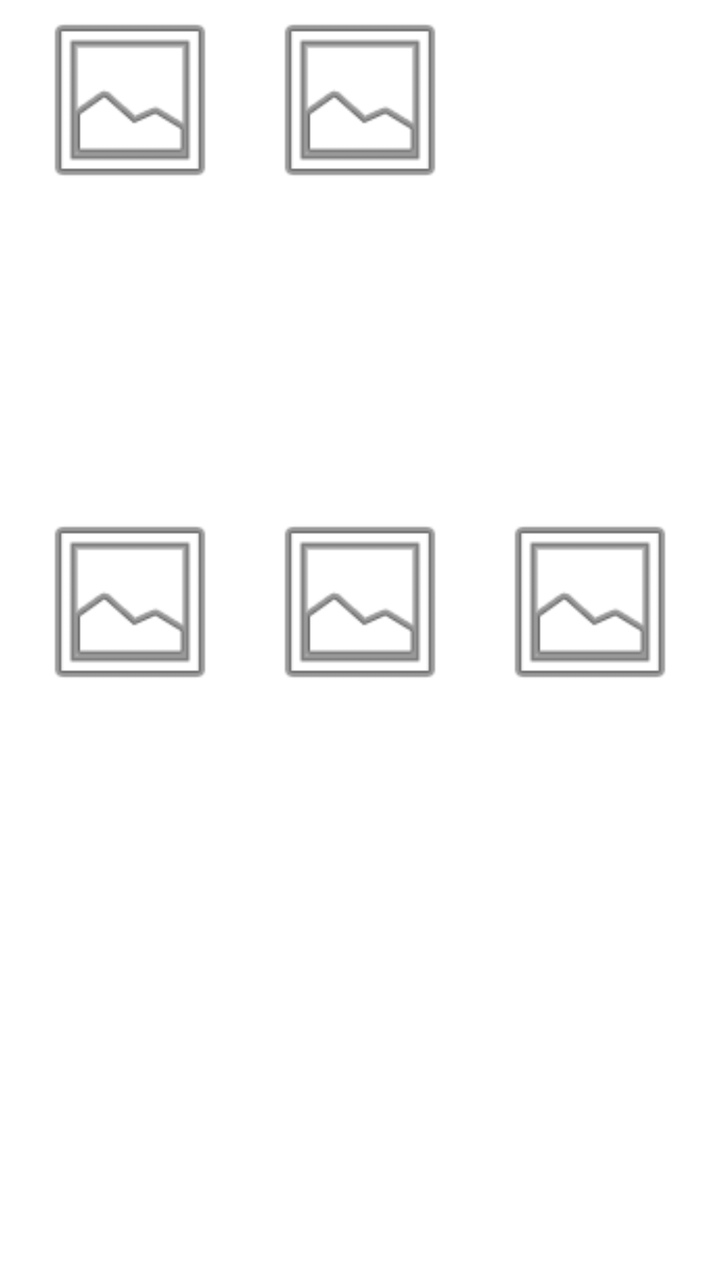
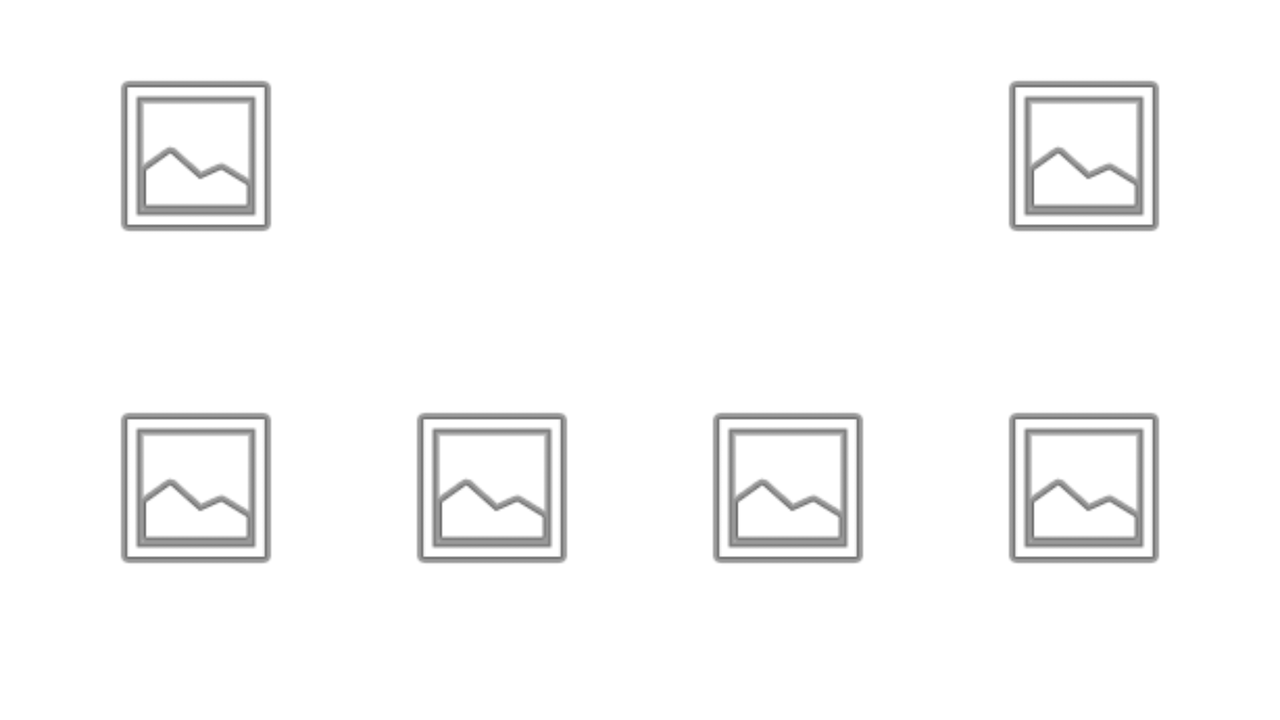

Two renders of one Android screen. The first uses the default layout on a phone; the second uses the alternative layout the repository ships for a different screen configuration, on a matching device. The two XML files are below.
<!-- AndroidManifest.xml: application theme Theme.sfmanager -->
<!-- res/layout/fragment_main.xml -->
<?xml version="1.0" encoding="utf-8"?>
<androidx.constraintlayout.widget.ConstraintLayout xmlns:android="http://schemas.android.com/apk/res/android"
    xmlns:app="http://schemas.android.com/apk/res-auto"
    xmlns:tools="http://schemas.android.com/tools"
    android:id="@+id/nestedScrollView"
    android:layout_width="match_parent"
    android:layout_height="match_parent"
    tools:context=".fragments.MainFragment">

    <androidx.constraintlayout.widget.ConstraintLayout
        android:id="@+id/constraintLayout"
        android:layout_width="match_parent"
        android:layout_height="match_parent"
        app:layout_constraintBottom_toBottomOf="parent"
        app:layout_constraintEnd_toEndOf="parent"
        app:layout_constraintStart_toStartOf="parent"
        app:layout_constraintTop_toTopOf="parent">

        <include
            android:id="@+id/frExplorer"
            layout="@layout/item_main"
            android:layout_width="wrap_content"
            android:layout_height="wrap_content"
            app:layout_constraintEnd_toStartOf="@+id/frDownload"
            app:layout_constraintStart_toStartOf="parent" />

        <include
            android:id="@+id/frDownload"
            layout="@layout/item_main"
            android:layout_width="wrap_content"
            android:layout_height="wrap_content"
            app:layout_constraintEnd_toEndOf="parent"
            app:layout_constraintStart_toStartOf="parent" />

        <include
            android:id="@+id/frImage"
            layout="@layout/item_main"
            android:layout_width="wrap_content"
            android:layout_height="wrap_content"
            app:layout_constraintBottom_toTopOf="@+id/textView5"
            app:layout_constraintEnd_toStartOf="@+id/frVideo"
            app:layout_constraintStart_toStartOf="parent"
            app:layout_constraintTop_toTopOf="parent" />

        <include
            android:id="@+id/frVideo"
            layout="@layout/item_main"
            android:layout_width="wrap_content"
            android:layout_height="wrap_content"
            app:layout_constraintBottom_toTopOf="@+id/textView5"
            app:layout_constraintEnd_toEndOf="parent"
            app:layout_constraintStart_toStartOf="parent"
            app:layout_constraintTop_toTopOf="parent" />

        <include
            android:id="@+id/frAudio"
            layout="@layout/item_main"
            android:layout_width="wrap_content"
            android:layout_height="wrap_content"
            app:layout_constraintBottom_toTopOf="@+id/textView5"
            app:layout_constraintEnd_toEndOf="parent"
            app:layout_constraintStart_toEndOf="@+id/frVideo"
            app:layout_constraintTop_toTopOf="parent" />

        <Button
            android:id="@+id/btnExplorer"
            android:layout_width="wrap_content"
            android:layout_height="wrap_content"
            android:text="Память/nустройства"
            android:visibility="gone"
            app:layout_constraintBottom_toTopOf="@+id/btnImages"
            app:layout_constraintEnd_toStartOf="@+id/btnDownload"
            app:layout_constraintStart_toStartOf="parent"
            app:layout_constraintTop_toTopOf="parent" />

        <Button
            android:id="@+id/btnDownload"
            android:layout_width="wrap_content"
            android:layout_height="wrap_content"
            android:text="Загрузки"
            android:visibility="gone"
            app:layout_constraintBottom_toTopOf="@+id/imageButton5"
            app:layout_constraintEnd_toEndOf="parent"
            app:layout_constraintStart_toStartOf="parent"
            app:layout_constraintTop_toTopOf="parent" />

        <Button
            android:id="@+id/imageButton3"
            android:layout_width="wrap_content"
            android:layout_height="wrap_content"
            android:visibility="gone"
            app:layout_constraintBottom_toTopOf="@+id/imageButton6"
            app:layout_constraintEnd_toEndOf="parent"
            app:layout_constraintStart_toEndOf="@+id/btnDownload"
            app:layout_constraintTop_toTopOf="parent" />

        <Button
            android:id="@+id/btnImages"
            android:layout_width="wrap_content"
            android:layout_height="wrap_content"
            android:text="Изображения"
            android:visibility="gone"
            app:layout_constraintBottom_toBottomOf="parent"
            app:layout_constraintEnd_toStartOf="@+id/btnDownload"
            app:layout_constraintStart_toStartOf="parent"
            app:layout_constraintTop_toTopOf="parent" />

        <Button
            android:id="@+id/imageButton5"
            android:layout_width="wrap_content"
            android:layout_height="wrap_content"
            android:text="Видео"
            android:visibility="gone"
            app:layout_constraintBottom_toBottomOf="parent"
            app:layout_constraintEnd_toEndOf="parent"
            app:layout_constraintStart_toStartOf="parent"
            app:layout_constraintTop_toTopOf="parent" />

        <Button
            android:id="@+id/imageButton6"
            android:layout_width="wrap_content"
            android:layout_height="wrap_content"
            android:text="Аудио"
            android:visibility="gone"
            app:layout_constraintBottom_toBottomOf="parent"
            app:layout_constraintEnd_toEndOf="parent"
            app:layout_constraintStart_toEndOf="@+id/btnDownload"
            app:layout_constraintTop_toTopOf="parent" />

        <Button
            android:id="@+id/imageButton7"
            android:layout_width="wrap_content"
            android:layout_height="wrap_content"
            android:text="Облако"
            android:visibility="gone"
            app:layout_constraintBottom_toBottomOf="parent"
            app:layout_constraintEnd_toStartOf="@+id/btnDownload"
            app:layout_constraintStart_toStartOf="parent"
            app:layout_constraintTop_toBottomOf="@+id/imageButton5" />

        <Button
            android:id="@+id/imageButton8"
            android:layout_width="wrap_content"
            android:layout_height="wrap_content"
            android:visibility="gone"
            app:layout_constraintBottom_toBottomOf="parent"
            app:layout_constraintEnd_toEndOf="parent"
            app:layout_constraintStart_toStartOf="parent"
            app:layout_constraintTop_toBottomOf="@+id/imageButton5" />

        <Button
            android:id="@+id/imageButton9"
            android:layout_width="wrap_content"
            android:layout_height="wrap_content"
            android:text="Удалённый ПК"
            android:visibility="gone"
            app:layout_constraintBottom_toBottomOf="parent"
            app:layout_constraintEnd_toEndOf="parent"
            app:layout_constraintStart_toEndOf="@+id/btnDownload"
            app:layout_constraintTop_toBottomOf="@+id/imageButton6" />

        <TextView
            android:id="@+id/textView5"
            android:layout_width="wrap_content"
            android:layout_height="wrap_content"
            android:text="TextView"
            android:visibility="gone"
            app:layout_constraintBottom_toTopOf="@+id/textView4"
            app:layout_constraintEnd_toEndOf="parent"
            app:layout_constraintStart_toStartOf="parent" />

        <TextView
            android:id="@+id/textView4"
            android:layout_width="wrap_content"
            android:layout_height="wrap_content"
            android:text="TextView"
            android:visibility="gone"
            app:layout_constraintBottom_toTopOf="@+id/textView3"
            app:layout_constraintEnd_toEndOf="parent"
            app:layout_constraintStart_toStartOf="parent" />

        <TextView
            android:id="@+id/textView3"
            android:layout_width="wrap_content"
            android:layout_height="wrap_content"
            android:text="TextView"
            android:visibility="gone"
            app:layout_constraintBottom_toTopOf="@+id/textView2"
            app:layout_constraintEnd_toEndOf="parent"
            app:layout_constraintStart_toStartOf="parent" />

        <TextView
            android:id="@+id/textView2"
            android:layout_width="wrap_content"
            android:layout_height="wrap_content"
            android:text="TextView"
            android:visibility="gone"
            app:layout_constraintBottom_toBottomOf="parent"
            app:layout_constraintEnd_toEndOf="parent"
            app:layout_constraintStart_toStartOf="parent" />
    </androidx.constraintlayout.widget.ConstraintLayout>
</androidx.constraintlayout.widget.ConstraintLayout>
<!-- res/layout/item_main.xml (included above) -->
<?xml version="1.0" encoding="utf-8"?>
<androidx.constraintlayout.widget.ConstraintLayout xmlns:android="http://schemas.android.com/apk/res/android"
    xmlns:app="http://schemas.android.com/apk/res-auto"
    android:layout_width="wrap_content"
    android:layout_height="wrap_content">

    <ImageView
        android:id="@+id/iv"
        android:layout_width="100dp"
        android:layout_height="100dp"
        app:layout_constraintEnd_toEndOf="parent"
        app:layout_constraintStart_toStartOf="parent"
        app:layout_constraintTop_toTopOf="parent"
        app:srcCompat="@android:drawable/ic_menu_gallery" />

    <TextView
        android:id="@+id/tvName"
        android:layout_width="wrap_content"
        android:layout_height="wrap_content"
        android:text=""
        android:textStyle="bold"
        app:layout_constraintEnd_toEndOf="parent"
        app:layout_constraintStart_toStartOf="parent"
        app:layout_constraintTop_toBottomOf="@+id/iv" />

    <TextView
        android:id="@+id/tvSize"
        android:layout_width="wrap_content"
        android:layout_height="wrap_content"
        android:text=""
        app:layout_constraintEnd_toEndOf="parent"
        app:layout_constraintStart_toStartOf="parent"
        app:layout_constraintTop_toBottomOf="@+id/tvName" />
</androidx.constraintlayout.widget.ConstraintLayout>
<!-- resources referenced by this layout -->
<resources>
  <style name="Theme.sfmanager" parent="Theme.MaterialComponents.DayNight.NoActionBar">
          
          <item name="colorPrimary">@color/purple_500</item>
          <item name="colorPrimaryVariant">@color/purple_700</item>
          <item name="colorOnPrimary">@color/white</item>
          
          <item name="colorSecondary">@color/teal_200</item>
          <item name="colorSecondaryVariant">@color/teal_700</item>
          <item name="colorOnSecondary">@color/black</item>
          
          <item name="android:statusBarColor">?attr/colorPrimaryVariant</item>
          <item name="android:textColor">@color/black</item>
          
      </style>
  <color name="purple_500">#FF4D97EC</color>
  <color name="purple_700">#FF3D87DC</color>
  <color name="white">#FFFFFFFF</color>
  <color name="teal_200">#FF03DAC5</color>
  <color name="teal_700">#FF018786</color>
  <color name="black">#FF000000</color>
</resources>
<!-- res/layout-land/fragment_main.xml (the author's variant of the layout above) -->
<!-- drawn on the phone turned sideways -->
<?xml version="1.0" encoding="utf-8"?>
<androidx.constraintlayout.widget.ConstraintLayout xmlns:android="http://schemas.android.com/apk/res/android"
    xmlns:app="http://schemas.android.com/apk/res-auto"
    xmlns:tools="http://schemas.android.com/tools"
    android:id="@+id/nestedScrollView"
    android:layout_width="match_parent"
    android:layout_height="match_parent"
    tools:context=".fragments.MainFragment">

    <androidx.constraintlayout.widget.ConstraintLayout
        android:id="@+id/constraintLayout"
        android:layout_width="match_parent"
        android:layout_height="match_parent"
        app:layout_constraintBottom_toBottomOf="parent"
        app:layout_constraintEnd_toEndOf="parent"
        app:layout_constraintHorizontal_bias="0.0"
        app:layout_constraintStart_toStartOf="parent"
        app:layout_constraintTop_toTopOf="parent"
        app:layout_constraintVertical_bias="0.0">

        <include
            android:id="@+id/frExplorer"
            layout="@layout/item_main"
            android:layout_width="wrap_content"
            android:layout_height="wrap_content"
            app:layout_constraintBottom_toTopOf="@+id/frImage"
            app:layout_constraintEnd_toEndOf="@+id/frImage"
            app:layout_constraintStart_toStartOf="@+id/frImage"
            app:layout_constraintTop_toTopOf="parent" />

        <include
            android:id="@+id/frDownload"
            layout="@layout/item_main"
            android:layout_width="wrap_content"
            android:layout_height="wrap_content"
            app:layout_constraintEnd_toEndOf="@+id/frDocuments"
            app:layout_constraintStart_toStartOf="@+id/frDocuments"
            app:layout_constraintTop_toTopOf="@+id/frExplorer" />

        <include
            android:id="@+id/frImage"
            layout="@layout/item_main"
            android:layout_width="wrap_content"
            android:layout_height="wrap_content"
            app:layout_constraintBottom_toBottomOf="parent"
            app:layout_constraintEnd_toStartOf="@+id/frVideo"
            app:layout_constraintHorizontal_bias="0.5"
            app:layout_constraintStart_toStartOf="parent"
            app:layout_constraintTop_toBottomOf="@+id/frExplorer" />

        <include
            android:id="@+id/frVideo"
            layout="@layout/item_main"
            android:layout_width="wrap_content"
            android:layout_height="wrap_content"
            app:layout_constraintEnd_toStartOf="@+id/frAudio"
            app:layout_constraintHorizontal_bias="0.5"
            app:layout_constraintStart_toEndOf="@+id/frImage"
            app:layout_constraintTop_toTopOf="@+id/frImage" />

        <include
            android:id="@+id/frAudio"
            layout="@layout/item_main"
            android:layout_width="wrap_content"
            android:layout_height="wrap_content"
            app:layout_constraintEnd_toStartOf="@+id/frDocuments"
            app:layout_constraintHorizontal_bias="0.5"
            app:layout_constraintStart_toEndOf="@+id/frVideo"
            app:layout_constraintTop_toTopOf="@+id/frImage" />

        <include
            android:id="@+id/frDocuments"
            layout="@layout/item_main"
            android:layout_width="wrap_content"
            android:layout_height="wrap_content"
            app:layout_constraintEnd_toEndOf="parent"
            app:layout_constraintHorizontal_bias="0.5"
            app:layout_constraintStart_toEndOf="@+id/frAudio"
            app:layout_constraintTop_toTopOf="@+id/frImage" />

        <Button
            android:id="@+id/btnExplorer"
            android:layout_width="wrap_content"
            android:layout_height="wrap_content"
            android:text="Память/nустройства"
            android:visibility="gone"
            app:layout_constraintBottom_toTopOf="@+id/btnImages"
            app:layout_constraintEnd_toStartOf="@+id/btnDownload"
            app:layout_constraintStart_toStartOf="parent"
            app:layout_constraintTop_toTopOf="parent" />

        <Button
            android:id="@+id/btnDownload"
            android:layout_width="wrap_content"
            android:layout_height="wrap_content"
            android:text="Загрузки"
            android:visibility="gone"
            app:layout_constraintBottom_toTopOf="@+id/imageButton5"
            app:layout_constraintEnd_toEndOf="parent"
            app:layout_constraintStart_toStartOf="parent"
            app:layout_constraintTop_toTopOf="parent" />

        <Button
            android:id="@+id/imageButton3"
            android:layout_width="wrap_content"
            android:layout_height="wrap_content"
            android:visibility="gone"
            app:layout_constraintBottom_toTopOf="@+id/imageButton6"
            app:layout_constraintEnd_toEndOf="parent"
            app:layout_constraintStart_toEndOf="@+id/btnDownload"
            app:layout_constraintTop_toTopOf="parent" />

        <Button
            android:id="@+id/btnImages"
            android:layout_width="wrap_content"
            android:layout_height="wrap_content"
            android:text="Изображения"
            android:visibility="gone"
            app:layout_constraintBottom_toBottomOf="parent"
            app:layout_constraintEnd_toStartOf="@+id/btnDownload"
            app:layout_constraintStart_toStartOf="parent"
            app:layout_constraintTop_toTopOf="parent" />

        <Button
            android:id="@+id/imageButton5"
            android:layout_width="wrap_content"
            android:layout_height="wrap_content"
            android:text="Видео"
            android:visibility="gone"
            app:layout_constraintBottom_toBottomOf="parent"
            app:layout_constraintEnd_toEndOf="parent"
            app:layout_constraintStart_toStartOf="parent"
            app:layout_constraintTop_toTopOf="parent" />

        <Button
            android:id="@+id/imageButton6"
            android:layout_width="wrap_content"
            android:layout_height="wrap_content"
            android:text="Аудио"
            android:visibility="gone"
            app:layout_constraintBottom_toBottomOf="parent"
            app:layout_constraintEnd_toEndOf="parent"
            app:layout_constraintStart_toEndOf="@+id/btnDownload"
            app:layout_constraintTop_toTopOf="parent" />

        <Button
            android:id="@+id/imageButton7"
            android:layout_width="wrap_content"
            android:layout_height="wrap_content"
            android:text="Облако"
            android:visibility="gone"
            app:layout_constraintBottom_toBottomOf="parent"
            app:layout_constraintEnd_toStartOf="@+id/btnDownload"
            app:layout_constraintStart_toStartOf="parent"
            app:layout_constraintTop_toBottomOf="@+id/imageButton5" />

        <Button
            android:id="@+id/imageButton8"
            android:layout_width="wrap_content"
            android:layout_height="wrap_content"
            android:visibility="gone"
            app:layout_constraintBottom_toBottomOf="parent"
            app:layout_constraintEnd_toEndOf="parent"
            app:layout_constraintStart_toStartOf="parent"
            app:layout_constraintTop_toBottomOf="@+id/imageButton5" />

        <Button
            android:id="@+id/imageButton9"
            android:layout_width="wrap_content"
            android:layout_height="wrap_content"
            android:text="Удалённый ПК"
            android:visibility="gone"
            app:layout_constraintBottom_toBottomOf="parent"
            app:layout_constraintEnd_toEndOf="parent"
            app:layout_constraintStart_toEndOf="@+id/btnDownload"
            app:layout_constraintTop_toBottomOf="@+id/imageButton6" />

        <TextView
            android:id="@+id/textView5"
            android:layout_width="wrap_content"
            android:layout_height="wrap_content"
            android:text="TextView"
            android:visibility="gone"
            app:layout_constraintBottom_toTopOf="@+id/textView4"
            app:layout_constraintEnd_toEndOf="parent"
            app:layout_constraintStart_toStartOf="parent" />

        <TextView
            android:id="@+id/textView4"
            android:layout_width="wrap_content"
            android:layout_height="wrap_content"
            android:text="TextView"
            android:visibility="gone"
            app:layout_constraintBottom_toTopOf="@+id/textView3"
            app:layout_constraintEnd_toEndOf="parent"
            app:layout_constraintStart_toStartOf="parent" />

        <TextView
            android:id="@+id/textView3"
            android:layout_width="wrap_content"
            android:layout_height="wrap_content"
            android:text="TextView"
            android:visibility="gone"
            app:layout_constraintBottom_toTopOf="@+id/textView2"
            app:layout_constraintEnd_toEndOf="parent"
            app:layout_constraintStart_toStartOf="parent" />

        <TextView
            android:id="@+id/textView2"
            android:layout_width="wrap_content"
            android:layout_height="wrap_content"
            android:text="TextView"
            android:visibility="gone"
            app:layout_constraintBottom_toBottomOf="parent"
            app:layout_constraintEnd_toEndOf="parent"
            app:layout_constraintStart_toStartOf="parent" />
    </androidx.constraintlayout.widget.ConstraintLayout>
</androidx.constraintlayout.widget.ConstraintLayout>
